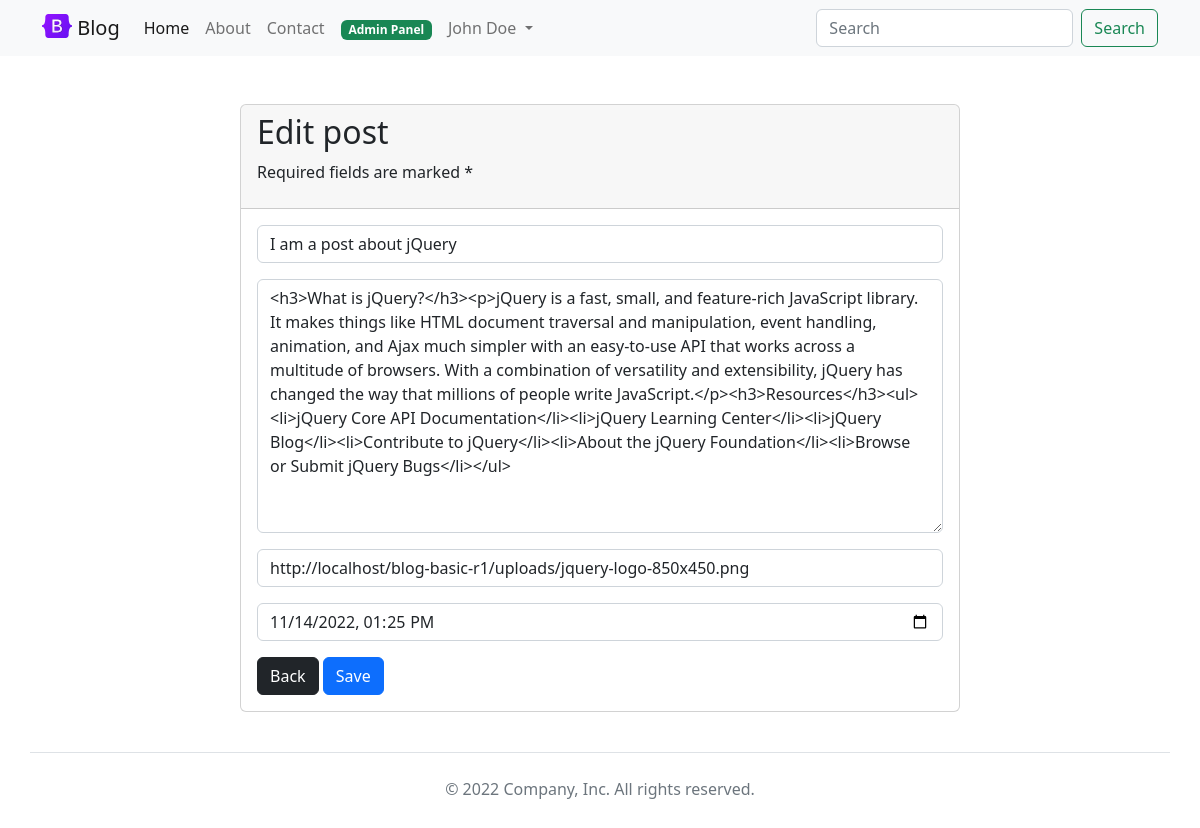
Page /admin/edit.php?id=38 (signed in) on the committed database.
### tables this page shows
CREATE TABLE posts (
    id              INT             NOT NULL    AUTO_INCREMENT,
    title           VARCHAR(255)    NOT NULL,
    content         TEXT            NOT NULL,
    img_url         VARCHAR(255)    NOT NULL,
    author_id       INT             NOT NULL,
    created_at      TIMESTAMP       NULL,
    updated_at      TIMESTAMP       NULL,
PRIMARY KEY (id),
FOREIGN KEY (author_id) REFERENCES users(id)
);

### admin/edit.php (called while the page is built, shortened)
<?php
require_once '../model.php';
if ( $_SERVER["REQUEST_METHOD"] == "GET" ) {
    $id = filter_var($_GET['id'], FILTER_SANITIZE_NUMBER_INT);
    $post = getPostById($id);
}
require '../views/admin/edit.php';
require '../views/base.php';

### model.php (called while the page is built, shortened)
<?php
function getPDO(): PDO
{
    try {
        $pdo = new PDO(DB_URL, DB_USER, DB_PASS);
        $pdo->setAttribute(PDO::ATTR_ERRMODE, PDO::ERRMODE_EXCEPTION);
        $pdo->setAttribute(PDO::ATTR_DEFAULT_FETCH_MODE, PDO::FETCH_ASSOC);
        $pdo->setAttribute(PDO::ATTR_CASE, PDO::CASE_LOWER);
        $pdo->setAttribute(PDO::ATTR_AUTOCOMMIT, true);
        return $pdo;
    } catch (PDOException $exception) {
        exit('Failed to connect to database!');
    }
}
function getPostById($id): mixed
{
    $pdo = getPDO();
    $query = 'SELECT * FROM posts WHERE id = :id';
    $stmt = $pdo->prepare($query);
    $stmt->bindParam(':id', $id, PDO::PARAM_INT);
    $stmt->execute();
    return $stmt->fetch();
}

### views/admin/edit.php (the view, shortened to what this page needs)
<?php
    $datetime = new DateTime($post['created_at']);
    $created_at = $datetime->format('Y-m-d H:i:s');
?>
    <div class="container mt-5 px-4">
        <div class="row">
            <div class="col-12 col-lg-8 mx-auto">
                <div class="card">
                    <div class="card-header">
                        <h2>Edit post</h2>
                        <p>Required fields are marked *</p>
                    </div>
                    <div class="card-body">
                        <form action="<?php echo APP_URL; ?>admin/update.php" method="POST" class="row g-3 form-store">
                            <div class="col-12">
                                <input type="text" name="title" class="form-control" placeholder="Title*" value="<?php echo $post['title']; ?>" required>
                            </div>
                            <div class="col-12">
                                <textarea rows="10" name="content" class="form-control" placeholder="Content*" required><?php echo $post['content']; ?></textarea>
                            </div>
                            <div class="col-md-12">
                                <input type="url" name="img_url" class="form-control" placeholder="URL*" value="<?php echo $post['img_url']; ?>" required>
                            </div>
                            <div class="col-md-12">
                                <input type="datetime-local" name="created_at" class="form-control" value="<?php echo $created_at; ?>" required>
                            </div>
                            <div class="col-12">
                                <a href="<?php echo APP_URL; ?>admin/" class="btn btn-dark">Back</a>
                                <button type="submit" class="btn btn-primary">Save</button>
                            </div>
                        </form>
                    </div>
                </div>
            </div>
        </div>
    </div>

### rows in the picture
posts: title "I am a post about jQuery", content "<h3>What is jQuery?</h3><p>jQuery is a fast, small, and feature-rich JavaScript library. It makes things like HTML document traversal and manipulation, event handling, animation, and Ajax much simpler with an easy-to-use API that works across a multitude of browsers. With a combination of versatility and extensibility, jQuery has changed the way that millions of people write JavaScript.</p><h3>Resources</h3><ul><li>jQuery Core API Documentation</li><li>jQuery Learning Center</li><li>jQuery Blog</li><li>Contribute to jQuery</li><li>About the jQuery Foundation</li><li>Browse or Submit jQuery Bugs</li></ul>", img_url "http://localhost/blog-basic-r1/uploads/jquery-logo-850x450.png", created_at "11/14/2022 13:25"

### other values in the picture
$_SESSION['user']['name'] "John Doe"
